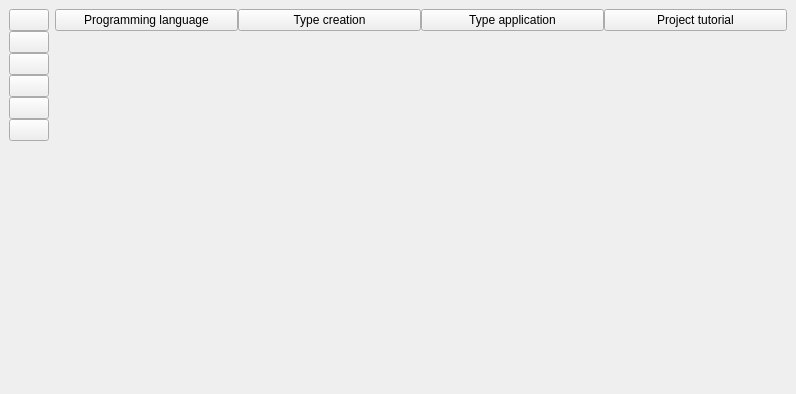
<?xml version="1.0" encoding="UTF-8"?>
<ui version="4.0">
 <class>MainWindow</class>
 <widget class="QMainWindow" name="MainWindow">
  <property name="geometry">
   <rect>
    <x>0</x>
    <y>0</y>
    <width>796</width>
    <height>394</height>
   </rect>
  </property>
  <property name="windowTitle">
   <string>MainWindow</string>
  </property>
  <widget class="QWidget" name="centralwidget">
   <layout class="QHBoxLayout" name="horizontalLayout">
    <item>
     <layout class="QVBoxLayout" name="verticalLayout">
      <property name="spacing">
       <number>0</number>
      </property>
      <item>
       <widget class="QPushButton" name="pbOpenFileDatabase">
        <property name="text">
         <string/>
        </property>
       </widget>
      </item>
      <item>
       <widget class="QPushButton" name="pbCreateDatabase">
        <property name="text">
         <string/>
        </property>
       </widget>
      </item>
      <item>
       <widget class="QPushButton" name="pbOpenDatabase">
        <property name="text">
         <string/>
        </property>
       </widget>
      </item>
      <item>
       <widget class="QPushButton" name="pbGo">
        <property name="text">
         <string/>
        </property>
       </widget>
      </item>
      <item>
       <widget class="QPushButton" name="pbBack">
        <property name="text">
         <string/>
        </property>
       </widget>
      </item>
      <item>
       <widget class="QPushButton" name="pbInfo">
        <property name="text">
         <string/>
        </property>
       </widget>
      </item>
      <item>
       <spacer name="verticalSpacer">
        <property name="orientation">
         <enum>Qt::Vertical</enum>
        </property>
        <property name="sizeHint" stdset="0">
         <size>
          <width>20</width>
          <height>40</height>
         </size>
        </property>
       </spacer>
      </item>
     </layout>
    </item>
    <item>
     <layout class="QVBoxLayout" name="verticalLayout_2">
      <property name="spacing">
       <number>0</number>
      </property>
      <item>
       <layout class="QHBoxLayout" name="horizontalLayout_2">
        <item>
         <widget class="QPushButton" name="pbFrameProgrammingLanguage">
          <property name="text">
           <string>Programming language</string>
          </property>
         </widget>
        </item>
        <item>
         <widget class="QPushButton" name="pbFrameTypeCreation">
          <property name="text">
           <string>Type creation</string>
          </property>
         </widget>
        </item>
        <item>
         <widget class="QPushButton" name="pbFrameTypeApplication">
          <property name="text">
           <string>Type application</string>
          </property>
         </widget>
        </item>
        <item>
         <widget class="QPushButton" name="pbFrameProjectTutorial">
          <property name="text">
           <string>Project tutorial</string>
          </property>
         </widget>
        </item>
       </layout>
      </item>
      <item>
       <layout class="QHBoxLayout" name="horizontalLayout_3">
        <item>
         <widget class="QLabel" name="lMainIcon">
          <property name="maximumSize">
           <size>
            <width>50</width>
            <height>50</height>
           </size>
          </property>
          <property name="text">
           <string/>
          </property>
          <property name="pixmap">
           <pixmap>../../../static/main_icon.png</pixmap>
          </property>
          <property name="scaledContents">
           <bool>true</bool>
          </property>
         </widget>
        </item>
       </layout>
      </item>
      <item>
       <widget class="QLabel" name="lTitleMain">
        <property name="text">
         <string/>
        </property>
        <property name="alignment">
         <set>Qt::AlignCenter</set>
        </property>
       </widget>
      </item>
      <item>
       <widget class="QStackedWidget" name="stackedWidget"/>
      </item>
      <item>
       <widget class="QLabel" name="lInformation">
        <property name="text">
         <string/>
        </property>
       </widget>
      </item>
     </layout>
    </item>
   </layout>
  </widget>
 </widget>
 <resources/>
 <connections/>
</ui>
